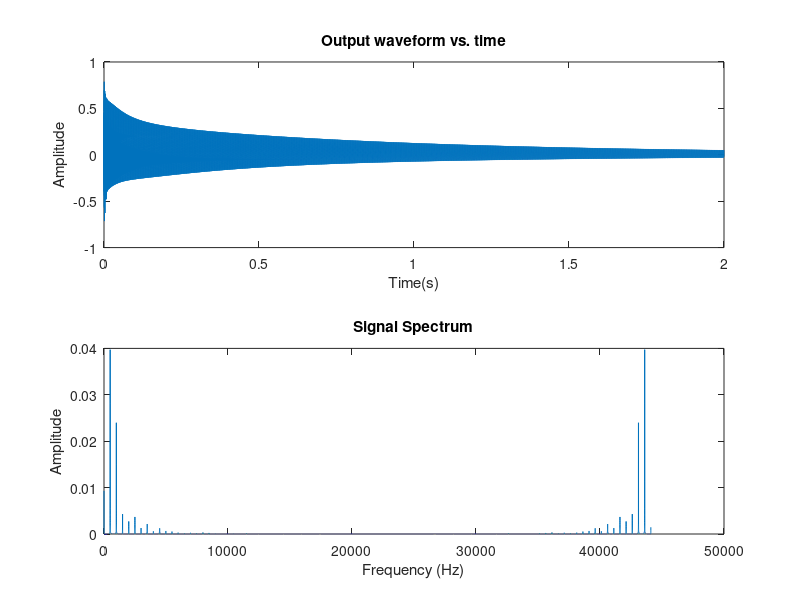

Recreate this plot in MATLAB. (Note: this script raises an error after producing the figure.)
%%%%%%%%%%%%%%%%%%%%%%%%%%%%%%%%%%%%%%%%%%%%%%%%%%%%
%            Basic Karplus-Strong Algorithm
%                 for a plucked string
%                  Ruthu Prem Kumar 
%                    February 2020
%
%         This Program first creates a short 
%         white noise passed through dynamic filter
%         and then performs the Karplus-Strong 
%         Algorithm to produce a harmonic structure similar
%         to that of a plucked string
%
%
%
%%%%%%%%%%%%%%%%%%%%%%%%%%%%%%%%%%%%%%%%%%%%%%%%%%%%

clear all; close all;

%Simulation Parameters
 
%s = rng(0);                % To Produce a fixed set of random numbers each time for a consistent tone

Fs = 44100;                 % Sample Rate Fs (samples/s)
f0 = 500;                   % Fundamental frequency (Hz)

N = round(Fs/f0 - 0.5);     % Delay line length (samples)

rho = 0.999;                % Loss Factor
R = 0.5;                    % Dynamics filter coefficient

dur = 2;                    % Length of simulation (s) 

M = round(Fs*dur);          % Length of simulation in samples

 
%%%%%%%%%%% ---- Pre-filter -----%%%%%%%%%%%%%%%%%

v = 2*rand(N+1,1)-1;        % Input noise vector

u = filter((1-R),[1,-R],v); % Dynamics filter output

%%%%%%%%%%------ Main Algorithm------ %%%%%%%%%%%%%

y = [ u ;zeros(M-(N+1),1)]; %Initialising output vector y


%% For loop to calculate rest of y using the recursion 
for n = N+1:M-1
    
    y(n+1) = (rho/2)*(y(n+1-N) + y(n-N));
    
end

% Plaing the output signal
soundsc(y,Fs);    

%%%%%%%%--------- PLOTS ----------%%%%%%%%%%


%% Waveform - Time Plot %%
subplot(2,1,1)

plot([1:M]/Fs,y)
xlabel('Time(s)'); ylabel('Amplitude'); title('Output waveform vs. time');

%% Spectrum Plot %%
subplot(2,1,2)

plot(linspace(0,Fs,M),abs(fft(y))/M,'LineWidth',0.75);
xlabel('Frequency (Hz)'); ylabel('Amplitude'); title('Signal Spectrum');
xline(f0); xlim([0 Fs/2]);




